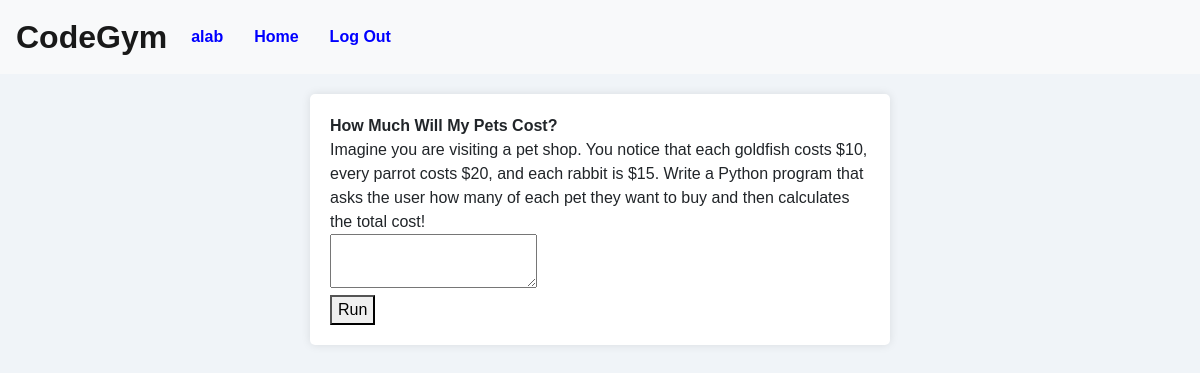
The app's page /exercises/1 (signed in) with its own data.
### CodeGym/models.py (models this page shows)
class User(AbstractUser):
    id = models.AutoField(primary_key=True)

class Exercises(models.Model):
    id = models.AutoField(primary_key=True)
    title = models.CharField(max_length=100)
    description = models.CharField(max_length=1000)
    prompt = models.CharField(max_length=1000)
    example = models.CharField(max_length=1000)

### CodeGym/views.py (the view)
# urls.py: path("exercises/<str:exercise_id>", views.exercise, name="exercise"),
def exercise(request, exercise_id):
    exercises = Exercises.objects.get(pk=exercise_id)
    title = exercises.title
    description = exercises.description
    prompt = exercises.prompt
    example = exercises.example
    context = {
        "title": title,
        "description": description,
        "prompt": prompt,
        "example": example
    }
    return render(request, 'CodeGym/exercise.html', context)

### CodeGym/templates/CodeGym/exercise.html (shortened to what this page needs)
{% extends "CodeGym/layout.html" %}
{% block body %}
<body>
    {% if user.is_authenticated %}
    <div class="description-container">
        <strong>{{ title }}</strong><br>
        {{ description }}<br>
        <form id="coding", method="post">
            <textarea id="console"></textarea><br>
            <button id="runBtn", type="submit">Run</button>
        </form>
    </div>
    {% endif %}
</body>
{% endblock %}

### CodeGym/templates/CodeGym/layout.html (shortened to what this page needs)
{% load static %}
<!DOCTYPE html>
<html lang="en">
    <head>
        <link rel="stylesheet" href="https://stackpath.bootstrapcdn.com/bootstrap/4.4.1/css/bootstrap.min.css">
        <link href="{% static 'CodeGym/styles.css' %}" rel="stylesheet">
    </head>
    <body>
        <nav class="navbar navbar-expand-lg navbar-light bg-light">
            <a class="navbar-brand" href="#">CodeGym</a>
            <div>
              <ul class="navbar-nav mr-auto">
                {% if user.is_authenticated %}
                    <li class="nav-item">
                        <a class="nav-link" href="{% url 'user' %}"><strong>{{ user }}</strong></a>
                    </li>
                {% endif %}
                <li class="nav-item">
                  <a class="nav-link" href="{% url 'index' %}">Home</a>
                </li>
                {% if user.is_authenticated %}
                    <li class="nav-item">
                        <a class="nav-link" href="{% url 'logout' %}">Log Out</a>
                    </li>
                {% endif %}
              </ul>
            </div>
          </nav>
        <div class="body">
            {% block body %}
            {% endblock %}
        </div>
    </body>
</html>

### CodeGym/static/CodeGym/styles.css (style rules this page uses)
body { font-family: 'Arial', sans-serif; background-color: #f0f4f8; }
.navbar { background-color: #3498db; }
.navbar-brand { font-size: 32px; color: blue; font-weight: bold; }
.navbar-nav .nav-item { margin-right: 15px; }
.nav-link { color: blue !important; font-weight: bold; }
.navbar-nav .nav-link { color: blue; }
.body { padding: 20px; }
.description-container { background-color: #ffffff; padding: 20px; border-radius: 5px; box-shadow: 0px 0px 10px rgba(0, 0, 0, 0.1); width: 50%; margin: 0 auto; }

### records on screen
User: username "alab"
Exercises: title "How Much Will My Pets Cost?", description "Imagine you are visiting a pet shop. You notice that each goldfish costs $10, every parrot costs $20, and each rabbit is $15. Write a Python program that asks the user how many of each pet they want to buy and then calculates the total cost!"
